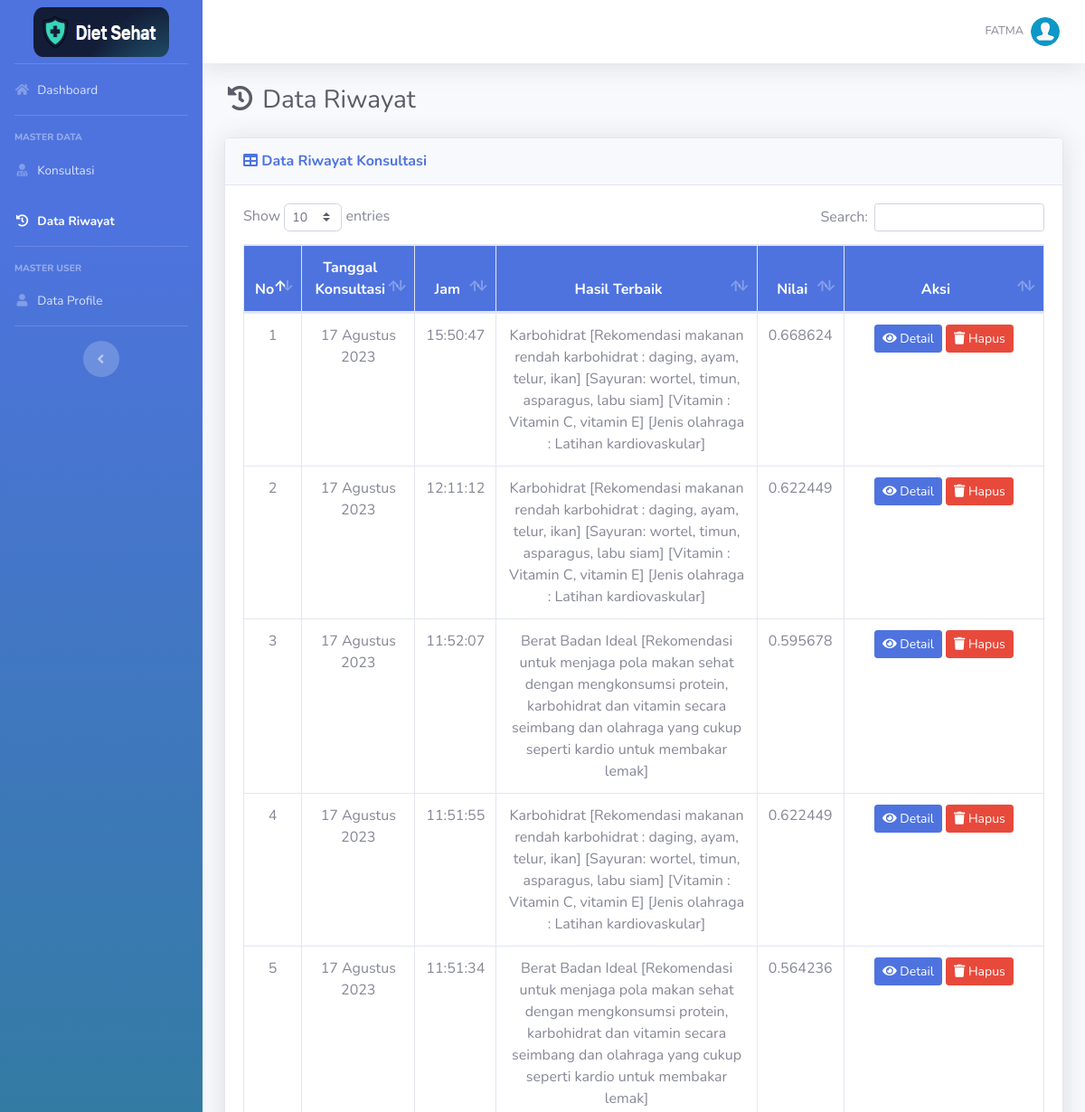
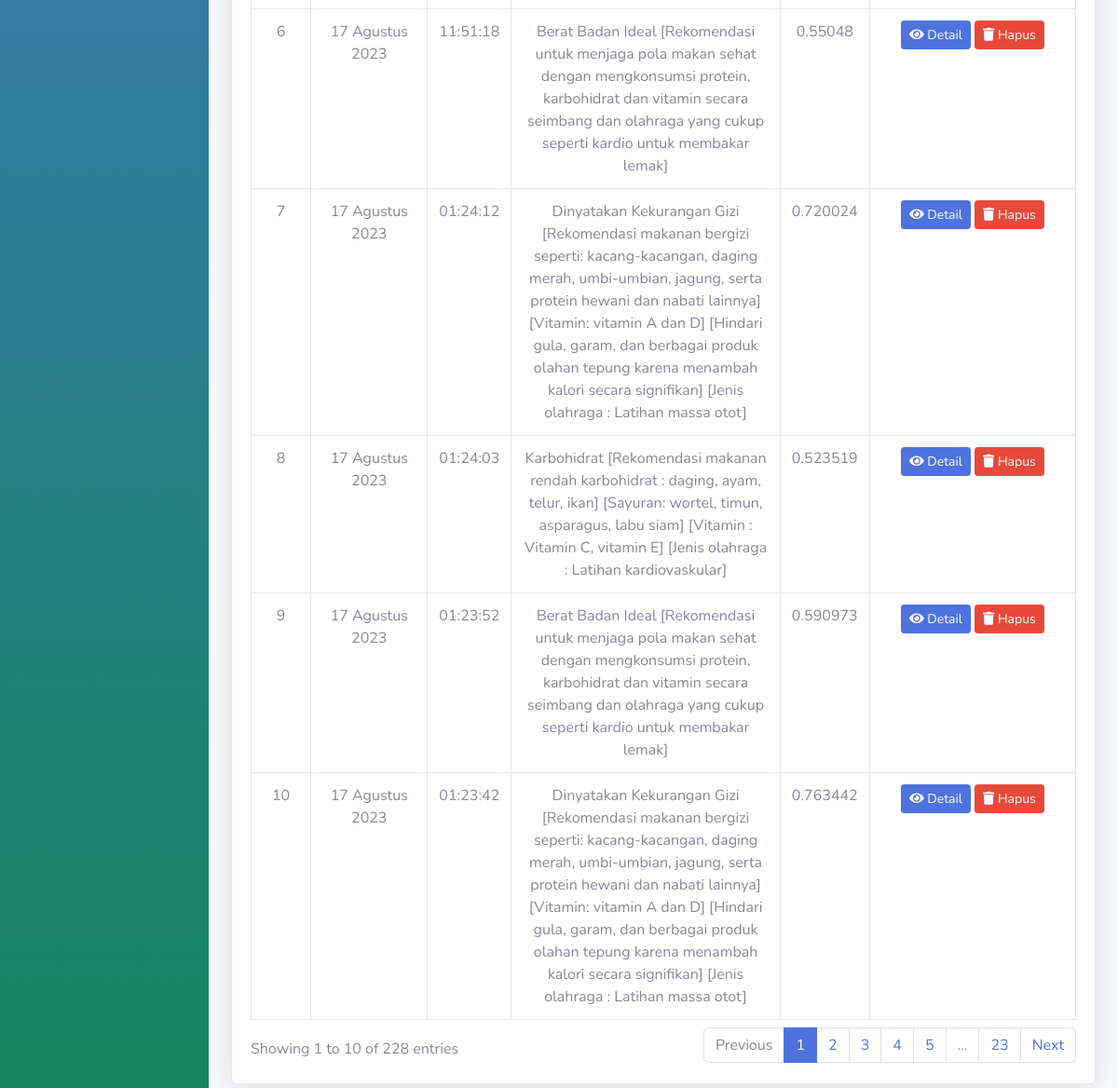
Screenshot of /riwayat-user.php (signed in) with the database file from the repository (2 pictures, top to bottom).
### tables this page shows
CREATE TABLE `hasil` (
  `id_hasil` int(11) NOT NULL,
  `id_user` int(11) NOT NULL,
  `id_alternatif` char(11) NOT NULL,
  `waktu` datetime NOT NULL,
  `nilai` float NOT NULL
);

CREATE TABLE `alternatif` (
  `id_alternatif` char(11) NOT NULL,
  `nama` varchar(500) NOT NULL
);

### includes/functions.php (called while the page is built, shortened)
<?php
function get_role() {
	if(isset($_SESSION['user_id']) && isset($_SESSION['role'])) {
		if($_SESSION['role'] == '1') {
			return 'admin';
		} else {
			return 'user';
		}
	} else {
		return false;
	}
}
function tgl_indo($tanggal){
	$bulan = array (
		1 =>   'Januari',
		'Februari',
		'Maret',
		'April',
		'Mei',
		'Juni',
		'Juli',
		'Agustus',
		'September',
		'Oktober',
		'November',
		'Desember'
	);
	$pecahkan = explode('-', $tanggal);
	return $pecahkan[2] . ' ' . $bulan[ (int)$pecahkan[1] ] . ' ' . $pecahkan[0];
}
?>

### riwayat-user.php (the view, shortened to what this page needs)
<?php
require_once('includes/init.php');
$user_role = get_role();
if($user_role == 'user') {
require_once('template/header.php');
?>
<div class="d-sm-flex align-items-center justify-content-between mb-4">
    <h1 class="h3 mb-0 text-gray-800"><i class="fas fa-fw fa-history"></i> Data Riwayat</h1>
</div>
<div class="card shadow mb-4">
    <div class="card-header py-3">
        <h6 class="m-0 font-weight-bold text-success"><i class="fa fa-table"></i> Data Riwayat Konsultasi</h6>
    </div>
    <div class="card-body">
		<div class="table-responsive">
			<table class="table table-bordered" id="dataTable" width="100%" cellspacing="0">
				<thead class="bg-success text-white">
					<tr align="center">
						<th width="5%">No</th>
						<th>Tanggal Konsultasi</th>
						<th>Jam</th>
						<th>Hasil Terbaik</th>
						<th>Nilai</th>
						<th width="25%">Aksi</th>
				</thead>
				<tbody>
					<?php
						$no=0;
						$id_user = $_SESSION["user_id"];
						$query = mysqli_query($koneksi,"SELECT id_hasil, waktu, DATE_FORMAT(waktu, '%Y-%m-%d') as tanggal, DATE_FORMAT(waktu, '%H:%i:%s') as jam FROM hasil WHERE id_user='$id_user' GROUP BY waktu ORDER BY waktu DESC");
						while($data = mysqli_fetch_array($query)){
						$no++;
					?>
					<tr align="center">
						<td><?= $no; ?></td>
						<td><?= tgl_indo($data['tanggal']); ?></td>
						<td><?= $data['jam']; ?></td>
						<td>
						<?php
							$waktu = $data['waktu'];
							$q1 = mysqli_query($koneksi,"SELECT * FROM hasil JOIN alternatif ON hasil.id_alternatif=alternatif.id_alternatif WHERE hasil.waktu='$waktu' ORDER BY hasil.nilai DESC LIMIT 1");
							$d1 = mysqli_fetch_array($q1);
							echo $d1['nama'];
						?>
						</td>
						<td><?= $d1['nilai'];?></td>
						<td>
							<a href="riwayat-user-detail.php?id=<?php echo $data['waktu']; ?>" class="btn btn-success btn-sm"><i class="fa fa-eye"></i> Detail</a>
							<a href="riwayat-user-hapus.php?waktu=<?php echo $data['waktu']; ?>&id_user=<?= $id_user; ?>" onclick="return confirm ('Apakah anda yakin untuk meghapus data ini')" class="btn btn-danger btn-sm"><i class="fa fa-trash"></i> Hapus</a>
						</td>
					</tr>
					<?php
						}
					?>
				</tbody>
			</table>
		</div>
	</div>
</div>
<?php
require_once('template/footer.php');
}
else {
	header('Location: login.php');
}
?>

### rows the page displays
hasil: tanggal "17 Agustus 2023", jam "15:50:47", id_alternatif.nama "Karbohidrat [Rekomendasi makanan rendah karbohidrat : daging, ayam, telur, ikan] [Sayuran: wortel, timun, asparagus, labu siam] [Vitamin : Vitamin C, vitamin E] [Jenis olahraga : Latihan kardiovaskular]", nilai "0.668624"
hasil: tanggal "17 Agustus 2023", jam "12:11:12", id_alternatif.nama "Karbohidrat [Rekomendasi makanan rendah karbohidrat : daging, ayam, telur, ikan] [Sayuran: wortel, timun, asparagus, labu siam] [Vitamin : Vitamin C, vitamin E] [Jenis olahraga : Latihan kardiovaskular]", nilai "0.622449"
hasil: tanggal "17 Agustus 2023", jam "11:52:07", id_alternatif.nama "Berat Badan Ideal [Rekomendasi untuk menjaga pola makan sehat dengan mengkonsumsi protein, karbohidrat dan vitamin secara seimbang dan olahraga yang cukup seperti kardio untuk membakar lemak]", nilai "0.595678"
hasil: tanggal "17 Agustus 2023", jam "11:51:55", id_alternatif.nama "Karbohidrat [Rekomendasi makanan rendah karbohidrat : daging, ayam, telur, ikan] [Sayuran: wortel, timun, asparagus, labu siam] [Vitamin : Vitamin C, vitamin E] [Jenis olahraga : Latihan kardiovaskular]", nilai "0.622449"
hasil: tanggal "17 Agustus 2023", jam "11:51:34", id_alternatif.nama "Berat Badan Ideal [Rekomendasi untuk menjaga pola makan sehat dengan mengkonsumsi protein, karbohidrat dan vitamin secara seimbang dan olahraga yang cukup seperti kardio untuk membakar lemak]", nilai "0.564236"
hasil: tanggal "17 Agustus 2023", jam "11:51:18", id_alternatif.nama "Berat Badan Ideal [Rekomendasi untuk menjaga pola makan sehat dengan mengkonsumsi protein, karbohidrat dan vitamin secara seimbang dan olahraga yang cukup seperti kardio untuk membakar lemak]", nilai "0.55048"
hasil: tanggal "17 Agustus 2023", jam "01:24:12", id_alternatif.nama "Dinyatakan Kekurangan Gizi [Rekomendasi makanan bergizi seperti: kacang-kacangan, daging merah, umbi-umbian, jagung, serta protein hewani dan nabati lainnya] [Vitamin: vitamin A dan D] [Hindari gula, garam, dan berbagai produk olahan tepung karena menambah kalori secara signifikan] [Jenis olahraga : Latihan massa otot]", nilai "0.720024"
hasil: tanggal "17 Agustus 2023", jam "01:24:03", id_alternatif.nama "Karbohidrat [Rekomendasi makanan rendah karbohidrat : daging, ayam, telur, ikan] [Sayuran: wortel, timun, asparagus, labu siam] [Vitamin : Vitamin C, vitamin E] [Jenis olahraga : Latihan kardiovaskular]", nilai "0.523519"
hasil: tanggal "17 Agustus 2023", jam "01:23:52", id_alternatif.nama "Berat Badan Ideal [Rekomendasi untuk menjaga pola makan sehat dengan mengkonsumsi protein, karbohidrat dan vitamin secara seimbang dan olahraga yang cukup seperti kardio untuk membakar lemak]", nilai "0.590973"
hasil: tanggal "17 Agustus 2023", jam "01:23:42", id_alternatif.nama "Dinyatakan Kekurangan Gizi [Rekomendasi makanan bergizi seperti: kacang-kacangan, daging merah, umbi-umbian, jagung, serta protein hewani dan nabati lainnya] [Vitamin: vitamin A dan D] [Hindari gula, garam, dan berbagai produk olahan tepung karena menambah kalori secara signifikan] [Jenis olahraga : Latihan massa otot]", nilai "0.763442"

### other values shown
$_SESSION['nama'] "FATMA"
